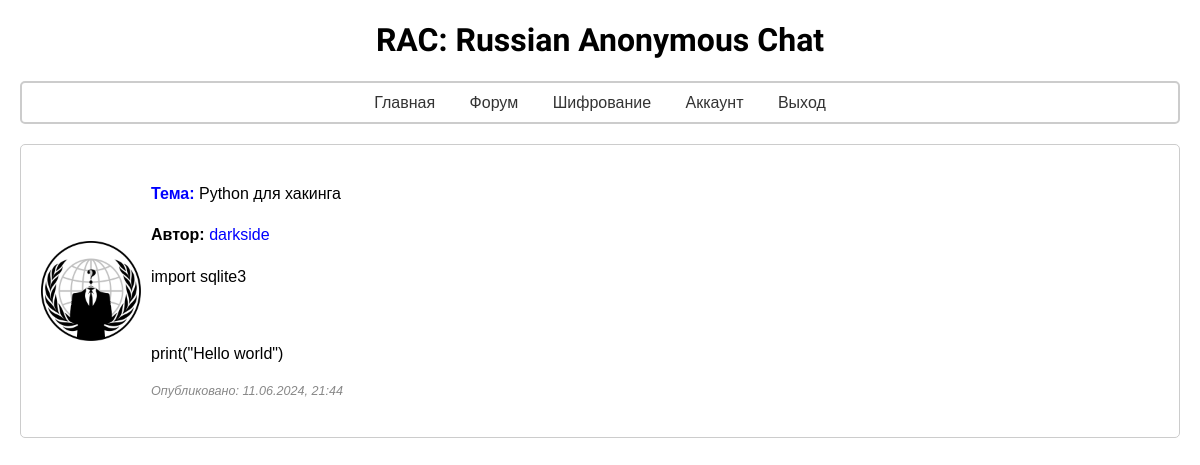
The page /forum/post/3 (signed in) on the database its author committed.
### manager/models.py (models this page shows)
class Post(db.Model):
    id = db.Column(db.Integer, primary_key=True)
    title = db.Column(db.String(150))
    text = db.Column(db.Text)
    user_id = db.Column(db.Integer, db.ForeignKey('user.id'))
    date_post = db.Column(db.DateTime, default=datetime.now)
    category_id = db.Column(db.Integer, db.ForeignKey('category.id'), nullable=False, default=1)
    category = db.relationship('Category', backref=db.backref('posts', lazy=True))

class User(db.Model, UserMixin):
    id = db.Column(db.Integer, primary_key=True)
    login = db.Column(db.String(100), unique=True)
    password = db.Column(db.String(100))
    avatar = db.Column(db.String(120), default=None)
    posts = db.relationship("Post", backref="author")
    date_user = db.Column(db.DateTime, default=datetime.now)
    last_online = db.Column(db.DateTime, default=datetime.now)

### user/forum.py (the view)
@app.route("/forum/post/<int:post_id>")
@login_required
def post(post_id):
    post = Post.query.filter_by(id=post_id).first()
    if not post:
        abort(404)
    return render_template("user/main/post.html", post=post)

### user/session.py (called while the page is built)
@login_manager.user_loader
def load_user(user_id):
    return User.query.get(int(user_id))

### app/templates/user/main/post.html (shortened to what this page needs)
<!DOCTYPE html>
<head>
    {% include "user/include/links.html" %}
    <link rel="stylesheet" href="{{ url_for('static', filename='user/post.css') }}">
</head>
<body>
    <h1 class="logo">RAC: Russian Anonymous Chat</h1>
    <div class="container">
        <div class="menu">
            {% include "user/include/menu.html" %}
        </div>
        <div class="post">
            <div class="avatar">
                {% if post.user_id.avatar %}
                <img src="{{ url_for('static', filename='uploads/' + post.user_id.avatar) }}">
                {% else %}
                <img src="{{ url_for('static', filename='photo/1.png' ) }}">
                {% endif %}
            </div>
            <div class="content">
                <p><strong class="title">Тема:</strong> {{ post.title }}</p>
                <p><strong>Автор: </strong><a href="{{ url_for('get_account', username=post.author.login) }}">{{ post.author.login }}</a></p>
                <p><strong></strong>{{ post.text | safe }}</p>
                <p class="time">Опубликовано: {{ post.date_post.strftime('%d.%m.%Y, %H:%M') }}</p>
            </div>
        </div>
    </div>
</body>
</html>

### app/static/user/post.css (style rules this page uses)
body { font-family: Arial, sans-serif; margin: 0; padding: 0; }
.container { max-width: 2000px; margin: 20px auto; padding: 0 20px; }
.menu { padding: 10px; border-radius: 5px; margin-bottom: 20px; border: 2px solid #ccc; }
.post .time { color: #888; font-size: 0.9em; font-style: italic; }
.post { display: flex; align-items: center; margin-bottom: 20px; padding: 20px; border: 1px solid #ccc; border-radius: 5px; }
.post p { font-size: 16px; line-height: 1.6; margin-bottom: 15px; }
.title { color: blue; }
.post .content { font-size: 14px; line-height: 1.5; }
.post .avatar img { width: 100%; height: 100%; object-fit: cover; border-radius: 0; }
.post .avatar { width: 100px; height: 100px; margin-right: 10px; }
.logo { text-align: center; font-family: "UnifrakturCook"; font-weight: 1000; font-style: normal; }
a { text-decoration: none; color: blue; }

### rows shown on the page
Post: title "Python для хакинга", text "import sqlite3 print(\"Hello world\")", date_post "11.06.2024, 21:44"
User: author.login "darkside"
